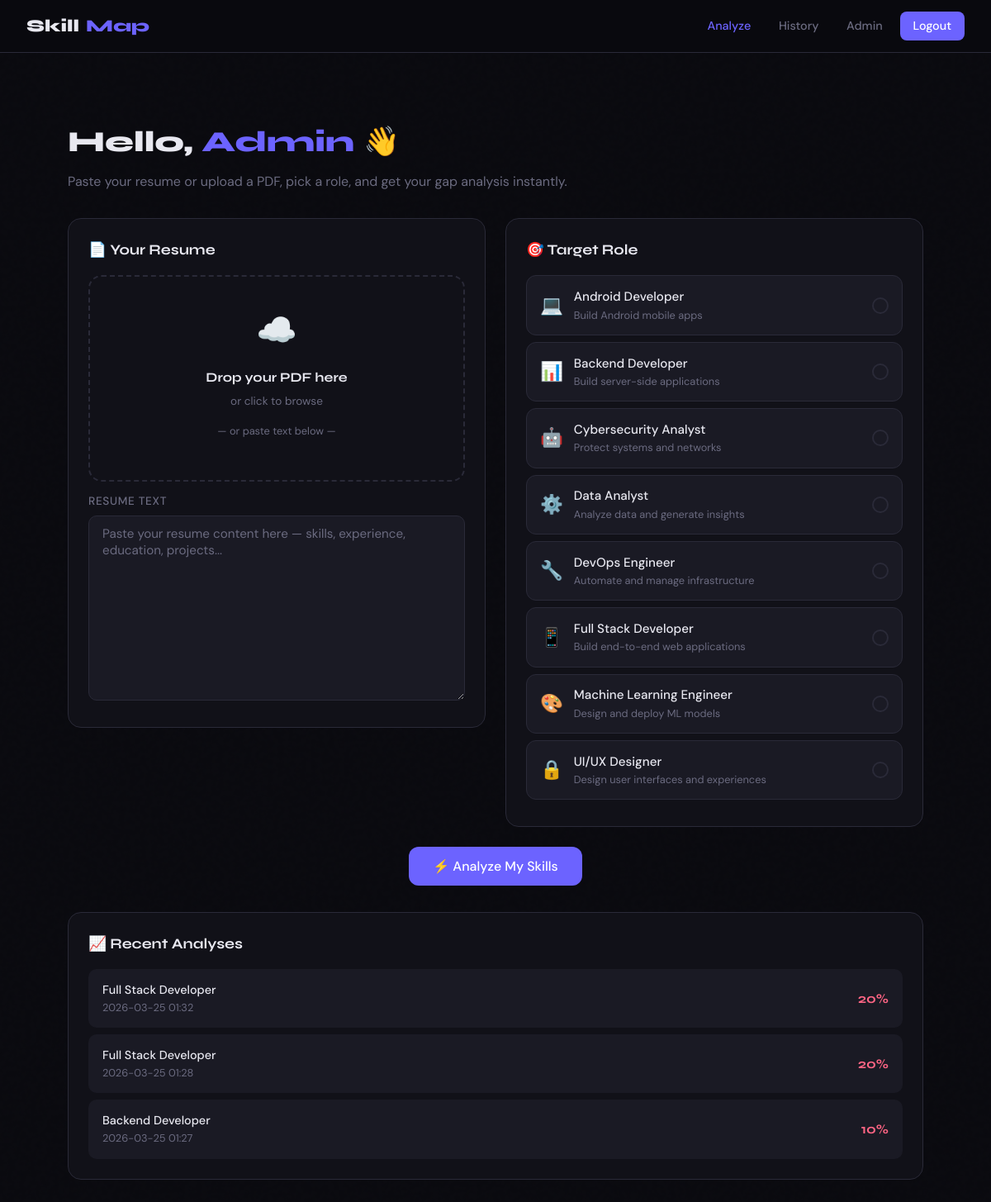
The app's page /dashboard (signed in) with its own data.
### tables this page shows
CREATE TABLE job_roles (
        id INTEGER PRIMARY KEY AUTOINCREMENT,
        title TEXT NOT NULL,
        description TEXT,
        skills TEXT NOT NULL
    );

CREATE TABLE analyses (
        id INTEGER PRIMARY KEY AUTOINCREMENT,
        user_id INTEGER NOT NULL,
        job_role_id INTEGER NOT NULL,
        resume_text TEXT,
        matched_skills TEXT,
        missing_skills TEXT,
        match_percentage REAL,
        roadmap TEXT,
        created_at DATETIME DEFAULT CURRENT_TIMESTAMP,
        FOREIGN KEY(user_id) REFERENCES users(id),
        FOREIGN KEY(job_role_id) REFERENCES job_roles(id)
    );

### app.py (the view)
@app.route("/dashboard")
@login_required
def dashboard():
    db = get_db()
    roles = db.execute("SELECT * FROM job_roles ORDER BY title").fetchall()
    analyses = db.execute(
        """SELECT a.*, j.title as role_title FROM analyses a
           JOIN job_roles j ON a.job_role_id=j.id
           WHERE a.user_id=? ORDER BY a.created_at DESC LIMIT 5""",
        (session["user_id"],)).fetchall()
    db.close()
    return render_template("dashboard.html", roles=roles, analyses=analyses)

### app.py (called while the page is built)
def get_db():
    db = sqlite3.connect(DB_PATH)
    db.row_factory = sqlite3.Row
    return db

def login_required(f):
    @wraps(f)
    def decorated(*args, **kwargs):
        if "user_id" not in session:
            return redirect(url_for("login"))
        return f(*args, **kwargs)
    return decorated

### templates/dashboard.html (shortened to what this page needs)
{% extends "base.html" %}
{% block content %}
<div class="container">
  <div class="page-hero fade-up">
    <h1>Hello, <span>{{ session.name.split()[0] }}</span> 👋</h1>
    <p>Paste your resume or upload a PDF, pick a role, and get your gap analysis instantly.</p>
  </div>
  <div id="analyzer-form">
    <div class="analyzer-grid">
      <div>
        <div class="card" style="margin-bottom:1rem;">
          <div class="card-title">📄 Your Resume</div>
          <div class="upload-zone" id="upload-zone">
            <span class="upload-icon">☁️</span>
            <div class="upload-title">Drop your PDF here</div>
            <div class="upload-sub">or click to browse</div>
            <div class="upload-or">— or paste text below —</div>
          </div>
          <div class="form-group" style="margin-top:0.8rem; margin-bottom:0;">
            <label class="form-label">Resume Text</label>
            <textarea id="resume-text" class="form-control" rows="10" placeholder="Paste your resume content here — skills, experience, education, projects..."></textarea>
          </div>
        </div>
      </div>
      <div>
        <div class="card">
          <div class="card-title">🎯 Target Role</div>
          <div id="roles-list">
            {% set icons = ['💻','📊','🤖','⚙️','🔧','📱','🎨','🔒'] %}
            {% for role in roles %}
            <label class="role-card" onclick="selectRole(this, {{ role.id }})">
              <span class="role-icon">{{ icons[loop.index0 % 8] }}</span>
              <div class="role-info">
                <div class="role-name">{{ role.title }}</div>
                <div class="role-desc">{{ role.description or '' }}</div>
              </div>
              <div class="role-check"></div>
            </label>
            {% endfor %}
          </div>
        </div>
      </div>
      <div class="analyze-btn-wrap">
        <button class="btn btn-primary btn-lg" onclick="runAnalysis()">
          ⚡ Analyze My Skills
        </button>
      </div>
    </div>
  </div>
  {% if analyses %}
  <div class="card" style="margin-top:2rem;">
    <div class="card-title">📈 Recent Analyses</div>
    <div class="recent-list">
      {% for a in analyses %}
      <a href="{{ url_for('view_analysis', analysis_id=a.id) }}" class="recent-item">
        <div>
          <div style="font-weight:500;">{{ a.role_title }}</div>
          <div style="color:var(--muted); font-size:0.8rem;">{{ a.created_at[:16] }}</div>
        </div>
        <div class="recent-pct" style="color:{{ 'var(--accent3)' if a.match_percentage >= 60 else 'var(--accent2)' }}">
          {{ a.match_percentage|int }}%
        </div>
      </a>
      {% endfor %}
    </div>
  </div>
  {% endif %}
</div>
{% endblock %}

### templates/base.html (shortened to what this page needs)
<!DOCTYPE html>
<html lang="en">
<head>
</head>
<body>
{% if session.user_id %}
<nav>
  <a href="{{ url_for('dashboard') }}" class="nav-brand">Skill<span>Map</span></a>
  <div class="nav-links">
    <a href="{{ url_for('dashboard') }}" {% if request.endpoint=='dashboard' %}class="active"{% endif %}>Analyze</a>
    <a href="{{ url_for('history') }}" {% if request.endpoint in ['history','view_analysis'] %}class="active"{% endif %}>History</a>
    {% if session.role == 'admin' %}
    <a href="{{ url_for('admin') }}" {% if request.endpoint=='admin' %}class="active"{% endif %}>Admin</a>
    {% endif %}
    <a href="{{ url_for('logout') }}" class="btn-nav btn">Logout</a>
  </div>
</nav>
{% endif %}
{% block content %}{% endblock %}
</body>
</html>

### templates/base.html (style rules this page uses)
:root { --bg: #0a0a0f; --surface: #111118; --surface2: #1a1a24; --border: #2a2a38; --accent: #6c63ff; --accent2: #ff6584; --accent3: #43e97b; --text: #e8e8f0; --muted: #6b6b80; --danger: #ff4757; }
* { margin:0; padding:0; box-sizing:border-box; }
body { font-family: 'DM Sans', sans-serif; background: var(--bg); color: var(--text); min-height: 100vh; line-height: 1.6; }
body::before { content:''; position:fixed; inset:0; pointer-events:none; z-index:0; opacity: 0.4; }
nav { position: sticky; top:0; z-index: 100; background: rgba(10,10,15,0.85); backdrop-filter: blur(20px); border-bottom: 1px solid var(--border); padding: 0 2rem; display: flex; align-items:center; justify-content:space-between; height: 64px; }
.nav-brand { font-family: 'Syne', sans-serif; font-weight: 800; font-size: 1.3rem; color: var(--text); text-decoration: none; display: flex; align-items:center; gap: 0.5rem; }
.nav-brand span { color: var(--accent); }
.nav-links { display:flex; gap: 0.5rem; align-items:center; }
.nav-links a { color: var(--muted); text-decoration: none; padding: 0.4rem 0.8rem; border-radius: 8px; font-size: 0.9rem; font-weight: 500; transition: all 0.2s; }
.nav-links a.active { color: var(--accent); }
.btn-nav { background: var(--accent); color: #fff !important; padding: 0.4rem 1rem !important; }
.container { max-width: 1100px; margin: 0 auto; padding: 2rem; position:relative; z-index:1; }
.card { background: var(--surface); border: 1px solid var(--border); border-radius: 16px; padding: 1.5rem; }
.card-title { font-family: 'Syne', sans-serif; font-weight: 700; font-size: 1.1rem; margin-bottom: 1rem; }
.btn { display: inline-flex; align-items:center; gap:0.4rem; padding: 0.6rem 1.2rem; border-radius: 10px; font-family: 'DM Sans', sans-serif; font-weight: 500; font-size: 0.9rem; cursor: pointer; border: none; transition: all 0.2s; text-decoration: none; }
.btn-primary { background: var(--accent); color:#fff; }
.btn-lg { padding: 0.8rem 1.8rem; font-size: 1rem; border-radius: 12px; }
.form-group { margin-bottom: 1.2rem; }
.form-label { display:block; font-size:0.85rem; font-weight:500; color:var(--muted); margin-bottom:0.4rem; letter-spacing:0.05em; text-transform:uppercase; }
.form-control { width:100%; background: var(--surface2); border: 1px solid var(--border); border-radius: 10px; padding: 0.7rem 1rem; color: var(--text); font-family: 'DM Sans', sans-serif; font-size: 0.95rem; transition: border-color 0.2s; }
.form-control::placeholder { color: var(--muted); }
.fade-up { animation: fadeUp 0.5s ease forwards; }

### records on screen
job_roles: icons "💻", title "Android Developer", description "Build Android mobile apps"
job_roles: icons "📊", title "Backend Developer", description "Build server-side applications"
job_roles: icons "🤖", title "Cybersecurity Analyst", description "Protect systems and networks"
job_roles: icons "⚙️", title "Data Analyst", description "Analyze data and generate insights"
job_roles: icons "🔧", title "DevOps Engineer", description "Automate and manage infrastructure"
job_roles: icons "📱", title "Full Stack Developer", description "Build end-to-end web applications"
job_roles: icons "🎨", title "Machine Learning Engineer", description "Design and deploy ML models"
job_roles: icons "🔒", title "UI/UX Designer", description "Design user interfaces and experiences"
analyses: role_title "Full Stack Developer", created_at "2026-03-25 01:32", match_percentage "20"
analyses: role_title "Full Stack Developer", created_at "2026-03-25 01:28", match_percentage "20"
analyses: role_title "Backend Developer", created_at "2026-03-25 01:27", match_percentage "10"

### other values on screen
{{ session.name.split()[0] }} "Admin"
